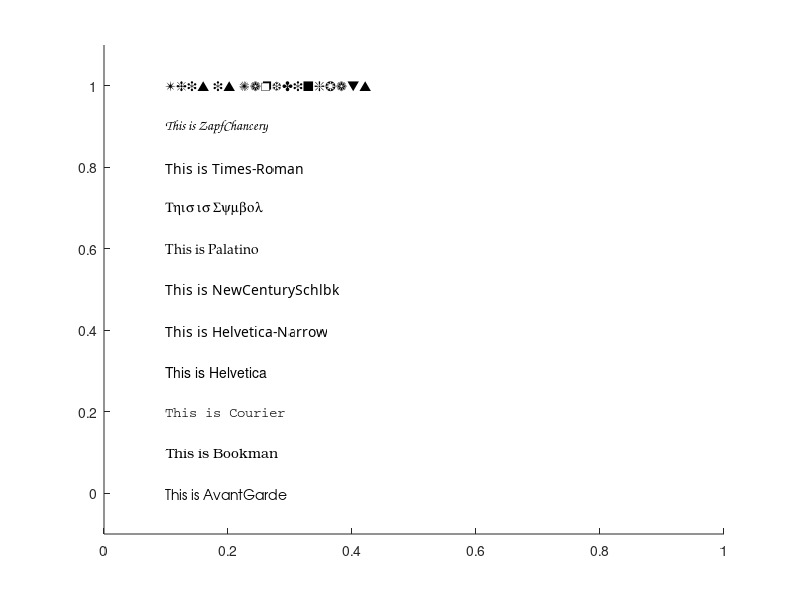

MATLAB code for this plot:
text(0.1, 0, 'This is AvantGarde', 'FontName', 'AvantGarde');
text(0.1, 0.1, 'This is Bookman', 'FontName', 'Bookman');
text(0.1, 0.2, 'This is Courier', 'FontName', 'Courier');
text(0.1, 0.3, 'This is Helvetica', 'FontName', 'Helvetica');
text(0.1, 0.4, 'This is Helvetica-Narrow', 'FontName', 'Helvetica-Narrow');
text(0.1, 0.5, 'This is NewCenturySchlbk', 'FontName', 'NewCenturySchlbk');
text(0.1, 0.6, 'This is Palatino', 'FontName', 'Palatino');
text(0.1, 0.7, 'This is Symbol', 'FontName', 'Symbol');
text(0.1, 0.8, 'This is Times-Roman', 'FontName', 'Times-Roman');
text(0.1, 0.9, 'This is ZapfChancery', 'FontName', 'ZapfChancery');
text(0.1, 1, 'This is ZapfDingbats', 'FontName', 'ZapfDingbats');
ylim([-0.1 1.1]);
print -depsc2 fonttest.eps